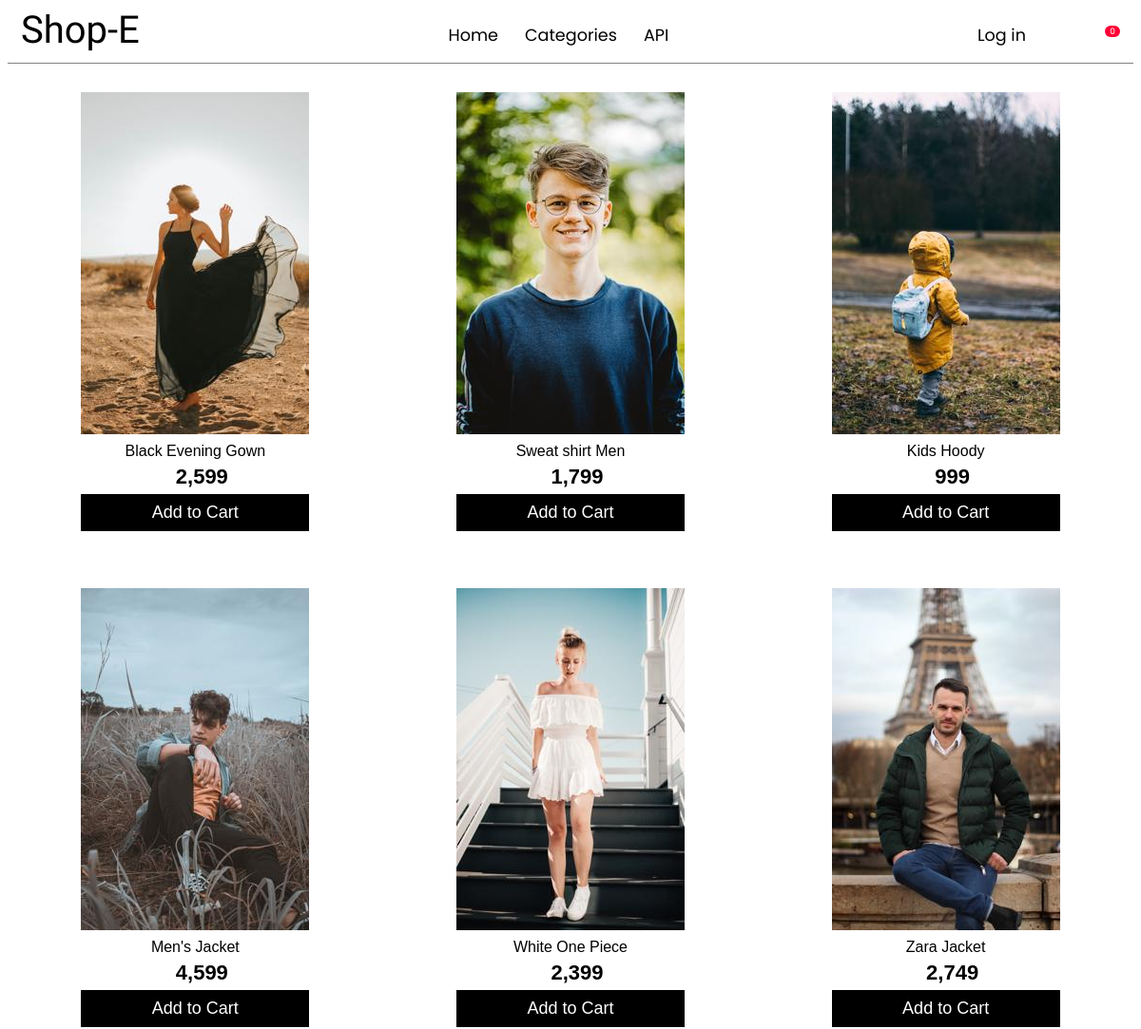
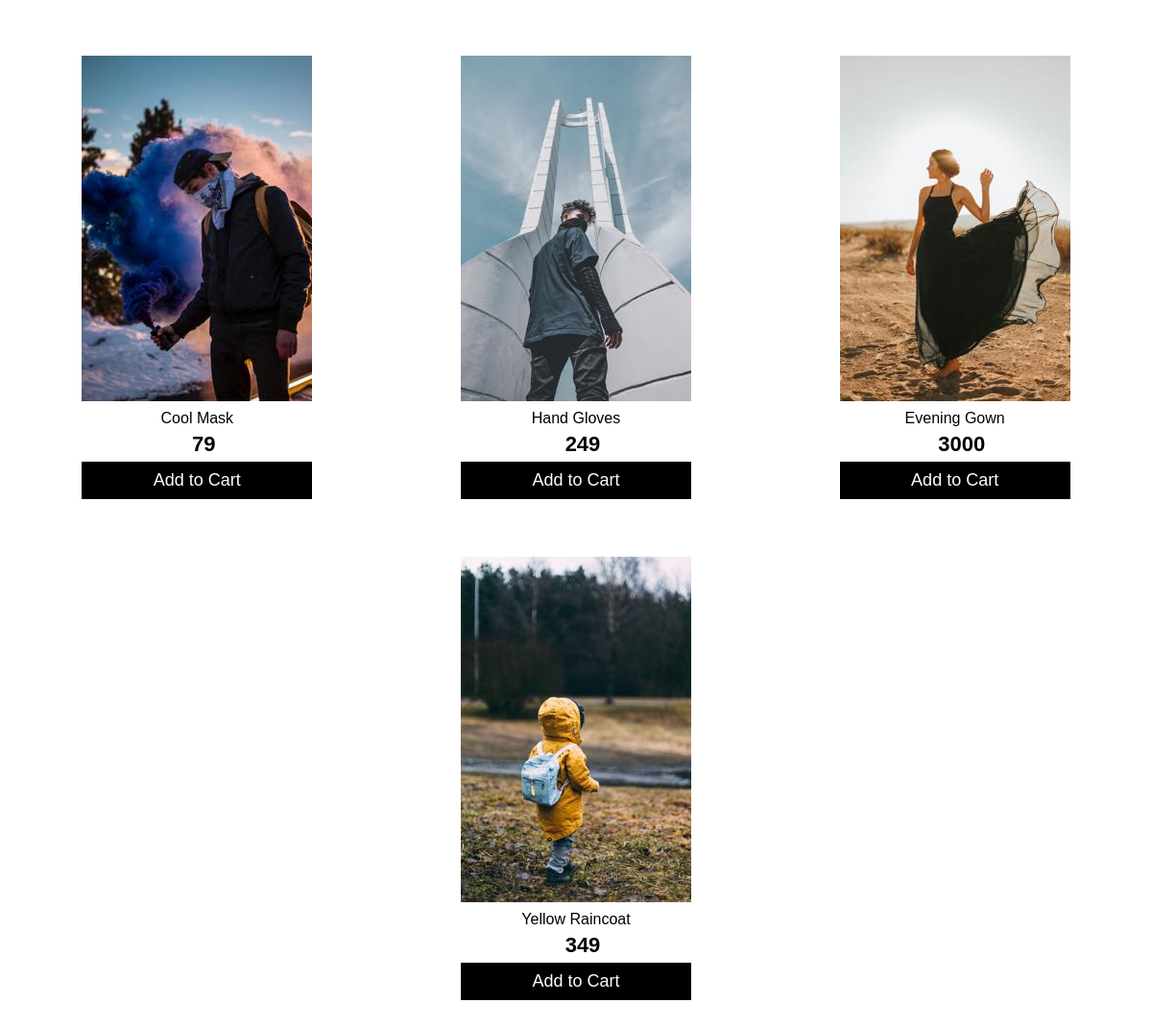
Screenshot of /products/clothing/ with the database file from the repository (2 pictures, top to bottom).
### shop/models.py (models this page shows, shortened)
class ProductImage(models.Model):
    product = models.ForeignKey(Product, on_delete = models.CASCADE)
    image = models.ImageField(upload_to = 'image')

class Product(models.Model):
    name = models.CharField(max_length=40)
    description = models.TextField()
    price = models.CharField(max_length=10)
    category = models.TextChoices('category','clothing electronics food')
    category = models.CharField(max_length = 20, blank=True, choices = category.choices)

### shop/views.py (the view)
# urls.py: path('products/<str:category>/', views.ProductByCategory.as_view(), name='product-category'),
class ProductByCategory(ListView):
    model = ProductImage
    template_name = 'shop/product_category.html'
    context_object_name = 'products'
    def get_queryset(self,**kwargs):
        category=self.kwargs['category']
        list = []
        for product in Product.objects.filter(category=category):
            list.append(ProductImage.objects.get(product=product))
        return list

### shop/templates/shop/product_category.html (shortened to what this page needs)
{% extends 'shop/base.html' %}
{% block container %}
<div class="product-container">
{% for product in products %}
<div class='product'>
    <img onclick="location.href='{% url 'product-detail' product.id %}'" src="{{ product.image.url }}" alt="">
    <span onclick="location.href='{% url 'product-detail' product.id %}'" >{{ product.product.name }}</span>
    <span id="price"><i style="font-size: large;" class="icofont-rupee"></i>{{ product.product.price }}</span>
    {% if product.product.name in request.session.cart  %}
    <div><a href="{% url 'cart' %}">Go to Cart</a></div>
    {% else  %}
    <button type="submit" value="{{product.product.name}}">Add to Cart</Button>
    {% endif %}
</div>
{% endfor %}
</div>
{% endblock container %}

### shop/static/shop/css/style.css (style rules this page uses)
* { transition: height 0.66s ease-in; transition: width 0.66s ease-in; }
.product-container { display: flex; flex-wrap: wrap; justify-content: space-around; }
.product-container .product { cursor: pointer; margin: 30px; }
.product-container span { display: block; text-align: center; margin: 5px; font-family: Verdana, Geneva, Tahoma, sans-serif; }
.product #price { font: 22px sans-serif; font-weight: 600; }
.product button { background: black; border: none; color: white; padding: 9px; font-size: 18px; width: 100%; cursor: pointer; }

### rows the page displays
ProductImage: image (picture), product.name "Black Evening Gown", product.price "2,599"
ProductImage: image (picture), product.name "Sweat shirt Men", product.price "1,799"
ProductImage: image (picture), product.name "Kids Hoody", product.price "999"
ProductImage: image (picture), product.name "Men's Jacket", product.price "4,599"
ProductImage: image (picture), product.name "White One Piece", product.price "2,399"
ProductImage: image (picture), product.name "Zara Jacket", product.price "2,749"
ProductImage: image (picture), product.name "Cool Mask", product.price "79"
ProductImage: image (picture), product.name "Hand Gloves", product.price "249"
ProductImage: image (picture), product.name "Evening Gown", product.price "3000"
ProductImage: image (picture), product.name "Yellow Raincoat", product.price "349"

### other values shown
{{ request.session.cart|length }} "0"
